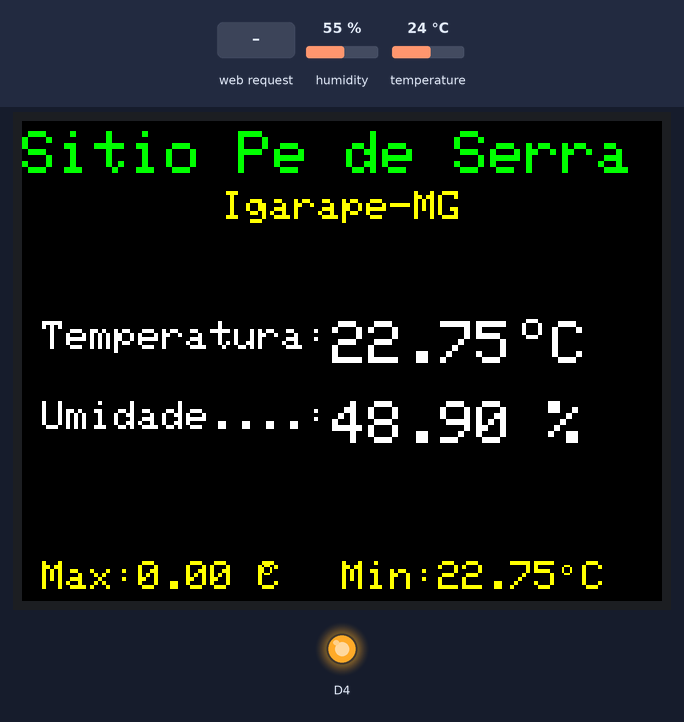
Simulated run of this sketch. Board: ESP8266 (Wemos D1 mini). On the bench: 320×240 colour display, output pins drawn as LEDs (lit = HIGH, except the on-board LED, lit = LOW). The inputs (shaded band) are chosen by the test bench; at power-on: humidity 55 %, temperature 24 °C. WiFi joins after 1.5 s; servers stay silent unless stated; what the sketch prints to the serial monitor is not drawn.

Above: at 6.8 s.
6.9 s: HTTP request GET / received
At 13.5 s:
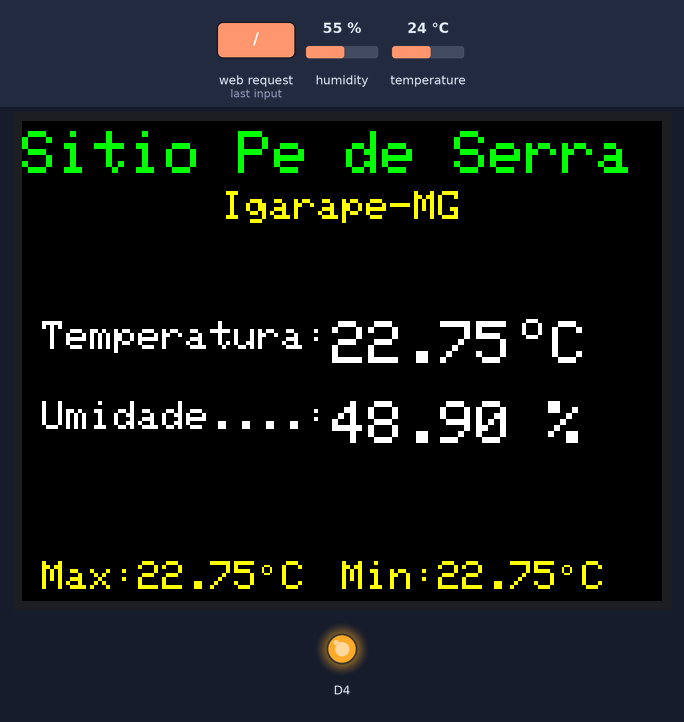
14.6 s: humidity set to 22 %
At 21.2 s:
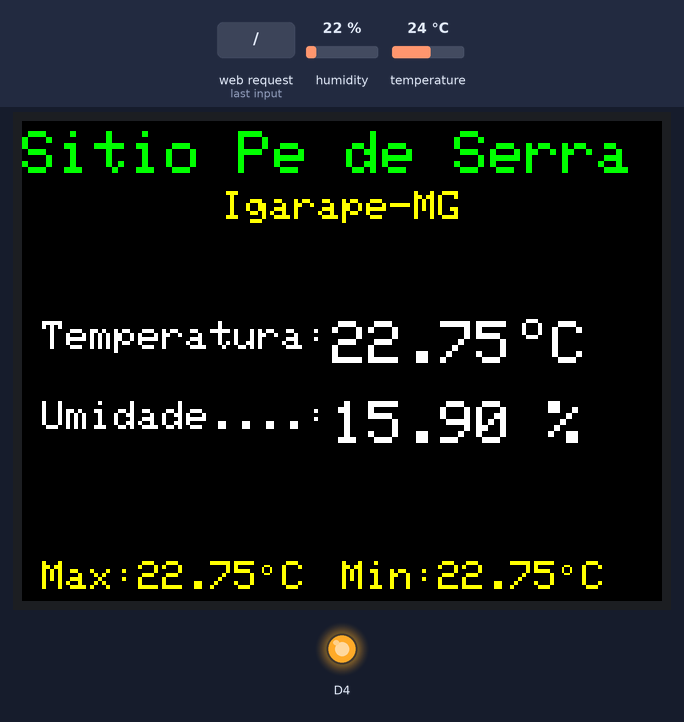
21.8 s: temperature set to 12 °C
At 28.5 s:
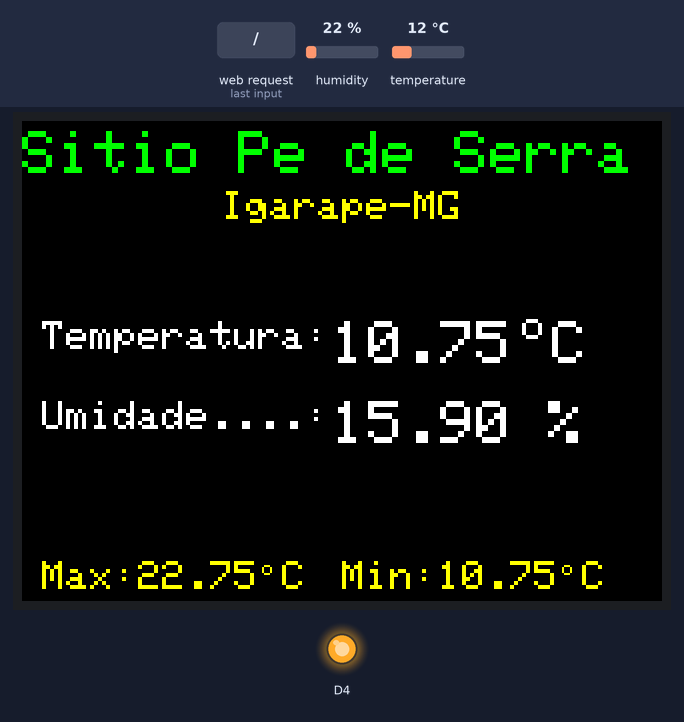
29.0 s: humidity set to 40 %
At 36.0 s:
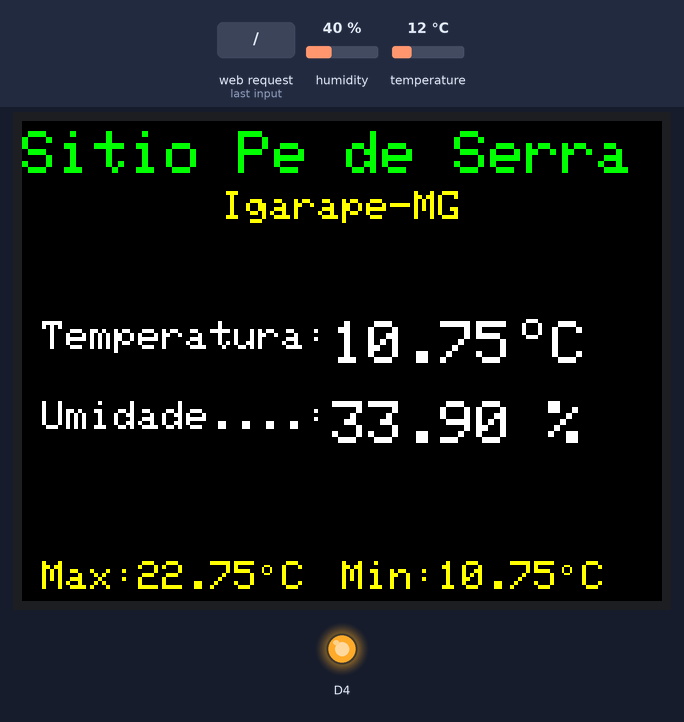
36.3 s: temperature set to 19 °C
At 42.7 s:
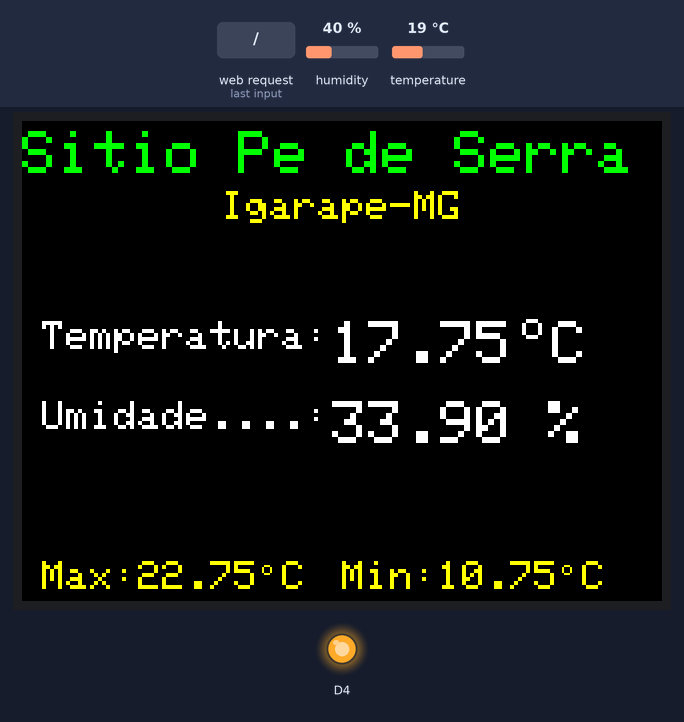
43.5 s: HTTP request GET / received
At 47.06 s:
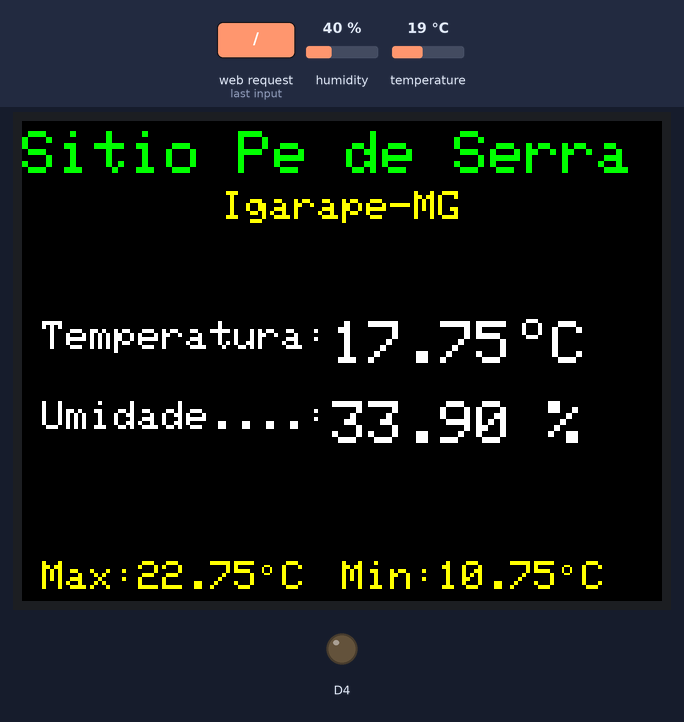
Timing chart, 0 to 48.6 s (numbered marks = the images above; inputs shaded):
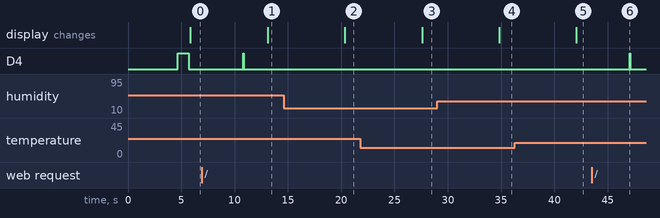

Measured:
- after the input at 6.9 s, D4: LOW → HIGH after 3.9 s, → LOW 0.04 s later
- after the input at 14.6 s, the display: changes after 5.7 s (image 2)
- after the input at 21.8 s, the display: changes after 5.8 s (image 3)
- after the input at 29.0 s, the display: changes after 5.8 s (image 4)
- after the input at 36.3 s, the display: changes after 5.8 s (image 5)
- after the input at 43.5 s, D4: LOW → HIGH after 3.6 s, → LOW 0.04 s later

The sketch:

Wemos_D1_Lolin_Mini_TFT_Temperatura.ino
```cpp
/********************************************************************************************
    Sensor de Temperatura e umidade do ar
    Sitio pé de Serra
    Processador Wemos D1 mini lolin
    Setup latest Adafruit_GFX, Adafruit_ILI9341 and XPT2046_Touchscreen Library first:
    https://github.com/adafruit/Adafruit-GFX-Library
    https://github.com/adafruit/Adafruit_ILI9341
    https://github.com/PaulStoffregen/XPT2046_Touchscreen
    atualizado em 25/06/21
**********************************************************************************************/

#include <SPI.h>
#include <Adafruit_GFX.h>
#include <Adafruit_ILI9341.h>
#include <Wire.h>
#include "ClosedCube_HDC1080.h"
#include <ESP8266WiFi.h>
#include <WiFiClient.h>
#include <ESP8266WebServer.h>
#include <ESP8266mDNS.h>


//Inicializa Sensor de temperatura e umidade HDC 1080
ClosedCube_HDC1080 hdc1080;

// Configuração para acesso à rede wifi
// Colocar ssi e senha da rede

//const char* ssid = "pedeserra";
//const char* password = "planetfone";
const char* ssid = "PLT-DIR";
const char* password = "epaminondas";

// configura TFT para i2c

#define TFT_CS D0  //for D1 mini or TFT I2C Connector Shield (V1.1.0 or later)
#define TFT_DC D8  //for D1 mini or TFT I2C Connector Shield (V1.1.0 or later)
#define TFT_RST -1 //for D1 mini or TFT I2C Connector Shield (V1.1.0 or later)
#define TS_CS D3   //for D1 mini or TFT I2C Connector Shield (V1.1.0 or later)

Adafruit_ILI9341 tft = Adafruit_ILI9341(TFT_CS, TFT_DC, TFT_RST);


// Declara variáveis de armazenamento minimo e maximo  e fator de correção
float tmaxima;
float tminima;
float ajustetemp = 1.25;
float ajusteumidade = 6.1;


int a = 0;

// inicializa servidor web
ESP8266WebServer server(80);

void handleRoot() {
  digitalWrite(BUILTIN_LED, 1);
  server.send(200, "text/html", homePage());
  digitalWrite(BUILTIN_LED, 0);
}

void handleNotFound() {
  String message = "File Not Found\n\n";
  message += "URI: ";
  message += server.uri();
  message += "\nMethod: ";
  message += (server.method() == HTTP_GET) ? "GET" : "POST";
  message += "\nArguments: ";
  message += server.args();
  message += "\n";
  for (uint8_t i = 0; i < server.args(); i++) {
    message += " " + server.argName(i) + ": " + server.arg(i) + "\n";
  }
  server.send(404, "text/plain", message);
}

void setup(void) {

  pinMode(BUILTIN_LED, OUTPUT);
  Serial.begin(115200);
  Serial.println("   ");
  Serial.println("Velocidade 115200-  Teste!");

  // inicializa TFT
  tft.begin();

#ifndef ESP8266
  while (!Serial);
#endif

  delay(3000); // Aguarda abertura da console


  //Inicializa temperatura tmaxima e tminima
  tminima, tminima = (hdc1080.readTemperature()-ajustetemp);

  //Inicializa o sensor de temperatura HDC1080 no endereço 0x40
  hdc1080.begin(0x40);

  // Inicializa conexão wifi
  pinMode(BUILTIN_LED, OUTPUT);
  digitalWrite(BUILTIN_LED, 0);
  delay(1000);
  WiFi.mode(WIFI_STA);
  WiFi.begin(ssid, password);

  //Diagnostico do TFT
  uint8_t x = tft.readcommand8(ILI9341_RDMODE);
  Serial.print("Display Power Mode: 0x");
  Serial.println(x, HEX);
  x = tft.readcommand8(ILI9341_RDMADCTL);
  Serial.print("MADCTL Mode: 0x");
  Serial.println(x, HEX);
  x = tft.readcommand8(ILI9341_RDPIXFMT);
  Serial.print("Formato do Pixel: 0x");
  Serial.println(x, HEX);
  x = tft.readcommand8(ILI9341_RDIMGFMT);
  Serial.print("Formato da Imagem: 0x");
  Serial.println(x, HEX);
  x = tft.readcommand8(ILI9341_RDSELFDIAG);
  Serial.print("Auto diagnóstico (Hexa): 0x");
  Serial.println(x, HEX);
  Serial.print("Auto diagnóstico (Decimal): 0x");
  Serial.println(x, DEC);
  delay(500);
  Serial.println(F("Feito!"));


  //Configura WEMOS LOLIN com IP fixo
  IPAddress subnet(255, 255, 255, 0);
  WiFi.config(IPAddress(10, 0, 2, 25), IPAddress(10,0,2, 1), subnet);
  //Serial.println("");

  // Espera por conexão wifi pisca led na placa
  while (WiFi.status() != WL_CONNECTED) {
    digitalWrite(BUILTIN_LED, 1);
    delay(500);
    Serial.print(".");
    digitalWrite(BUILTIN_LED, 0);
  }

  Serial.println("");
  Serial.print("Conectado a ");
  Serial.println(ssid);
  Serial.print("Endereço IP: ");
  Serial.println(WiFi.localIP());

  if (MDNS.begin("esp8266")) {
    Serial.println("MDNS Inicializado");
  }

  server.on("/", handleRoot);

  server.on("/inline", []() {
    server.send(200, "text/plain", "Esta funcionando bem");
  });

  server.onNotFound(handleNotFound);

  server.begin();
  Serial.println("Servidor HTTP inicializado");
  Serial.println("");
}

void loop(void)
{

  tft.setRotation(1);
  testText();
  delay(5000);

  // Mostra os valores na página web
  server.handleClient();
  //Mostra os valores no Serial Monitor
  Serial.print("Temperatura: ");
  Serial.print(hdc1080.readTemperature()-ajustetemp);
  Serial.print(" oC, Umidade: ");
  Serial.print(hdc1080.readHumidity()-ajusteumidade);
  Serial.print(" %");
  Serial.println();
  Serial.println();
  digitalWrite(BUILTIN_LED, 0);
  delay(2000);

  // Calcula a temp max e min
  if ((hdc1080.readTemperature()-ajustetemp) > tmaxima) {
    tmaxima = (hdc1080.readTemperature()-ajustetemp);
  }
  if ((hdc1080.readTemperature()-ajustetemp) < tminima) {
    tminima = (hdc1080.readTemperature()-ajustetemp);
  }


}

unsigned long testFillScreen()

{
  unsigned long start = micros();
  tft.fillScreen(ILI9341_BLACK);
  yield();
  return micros() - start;
}

unsigned long testText()

{
  String tempmax     = String(tmaxima);
  String tempmin     = String(tminima);
  String temp        = String(hdc1080.readTemperature()-ajustetemp);
  String umid        = String(hdc1080.readHumidity()-ajusteumidade);
  String tempstr = String(hdc1080.readTemperature()-ajustetemp);

  // Configuração do TFT
  unsigned long start = micros();
  tft.fillScreen(ILI9341_BLACK);
  tft.setCursor(0, 5);
  tft.setTextColor(ILI9341_GREEN);
  tft.setTextSize(3);
  tft.println("Sitio Pe de Serra");
  tft.setTextSize(2);
  tft.setTextColor(ILI9341_YELLOW);
  tft.setCursor(100,35);
  tft.println("Igarape-MG");
  tft.setTextColor(ILI9341_WHITE);
  tft.setTextSize(2);
  tft.setCursor(10,100);
  tft.println("Temperatura:" );
  tft.setTextSize(3);
  tft.setCursor(155,100);
  tft.println(temp);
  tft.setTextSize(2);
  tft.setCursor(250,95);
  tft.println("o");
  tft.setTextSize(3);
  tft.setCursor(265,100);
  tft.println("C");
  tft.setTextSize(2);
  tft.setCursor(10,140);
  tft.println("Umidade....:" );
  tft.setTextSize(3);
  tft.setCursor(155,140);
  tft.println( umid + " %");
  tft.setTextSize(2);
  tft.setTextColor(ILI9341_YELLOW);
  tft.setCursor(10,220);
  tft.println("Max:"+tempmax + " C");
  tft.setTextSize(1);
  tft.setCursor(120,220);
  tft.println("o");
  tft.setTextSize(2);
  tft.setCursor(160,220);
  tft.println("Min:"+tempmin + " C");
  tft.setTextSize(1);
  tft.setCursor(270,220);
  tft.println("o");
  return micros() - start;
}
//***********************************************************************
String homePage() {
  String tempmax     = String(tmaxima);
  String tempmin     = String(tminima);
  String temp        = String(hdc1080.readTemperature()-ajustetemp);
  String umid        = String(hdc1080.readHumidity()-ajusteumidade);
  return (
           "<!DOCTYPE html>"
           "<html>"
           "<meta http-equiv='refresh' content='10'/>"
           "<meta charset=\"utf-8\" />"
           "<title>Sitio Pe de Serra - Temperatura do Sítio Pé de Serra</title>"
           "<meta name='viewport' content='width=device-width, initial-scale=1.0'>"
           "<span style='display: none;'>" + String(0) + "</span>"
           "<div style='text-align: center;'><img src =  'http://caixagg.planetfone.com.br/img/Sitiopedeserra.png' alt='' width='290' height=63' /></div>"
           "<h1>Temperatura: " + temp + "<sup>o</sup>C</h1>"
           "<h1>Umidade: " + umid + "%</h1>"
           "<table><tbody><tr><td><img src='http://caixagg.planetfone.com.br/img/Tmin.png' alt=' ' width='20' height='35' /></td><td><h4><span style='color: #87CEFA;'>Temperatura Mínima: " + tempmin + " <sup>o</sup>C</span></h4>" " </td></tr></tbody></table>"
           "<table><tbody><tr><td><img src='http://caixagg.planetfone.com.br/img/Tmax.png' alt=' ' width='20' height='35' /></td><td><h4><span style='color: #ff0000;'>Temperatura Máxima: " + tempmax + " <sup>o</sup>C</span></h4>" "</td></tr></tbody></table>"
           "<p>&nbsp;</p>"
           "<p>&nbsp;</p>"
           "<div style='text-align: center;'>&copy 2021 - Epaminondas Lage </div>"
         );
  //***********************************************************************
}
```
